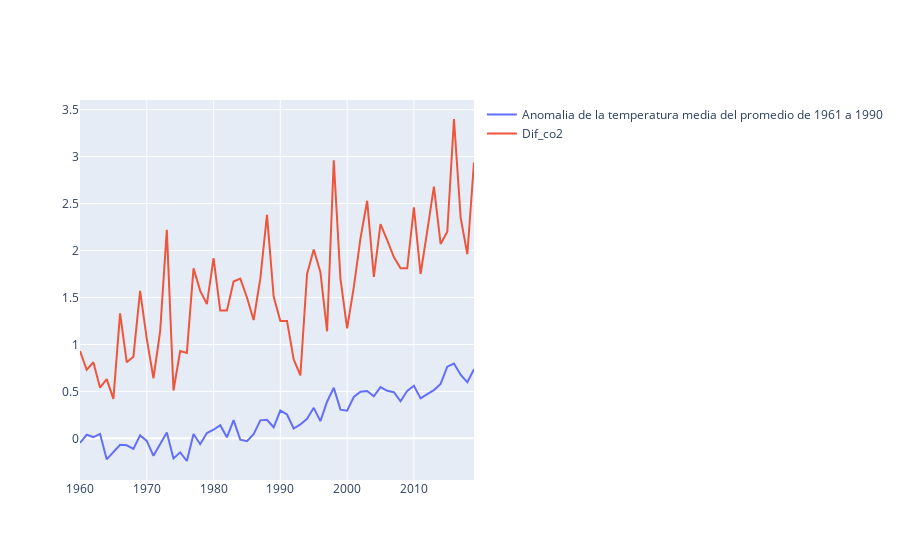

Notebook source saved alongside this figure:
### Code cell
import plotly.offline as py
col=['Anomalia de la temperatura media del promedio de 1961 a 1990', 'Dif_co2']
py.iplot([{
    'x':df_pru.index,
    'y':df_pru[col],
    'name': col
} for col in  df_pru.columns], filename='cufflinks/multiple-lines-on-same-chart')
